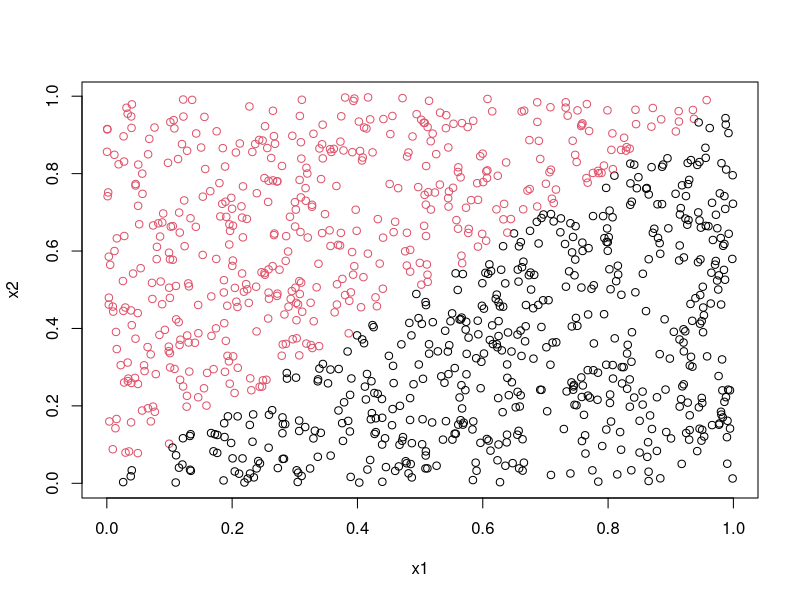
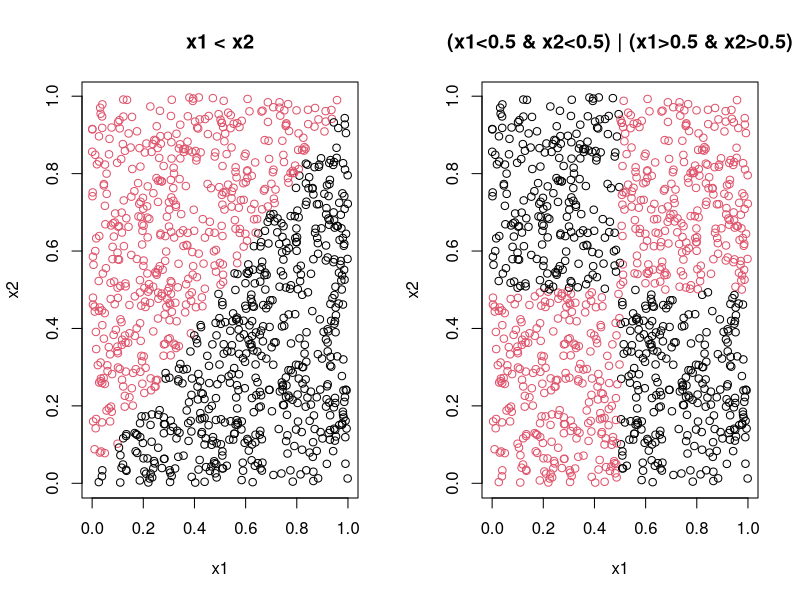

R code for these plots, in order: (Note: a time limit stopped this script after it produced the figures.)
## ---- chunk 1
knitr::opts_chunk$set(echo = TRUE)
## ---- chunk 2
library(randomForest)
library(gridExtra)
library(ggplot2)

# Training 
x1<-runif(100)
x2<-runif(100)
trdata<-cbind(x1,x2)
y<-as.numeric(x1<x2)
trlabels<-as.factor(y)

# Test
set.seed(1234)
x1<-runif(1000)
x2<-runif(1000)
tedata<-cbind(x1,x2)
y<-as.numeric(x1<x2)
telabels<-as.factor(y)
plot(x1,x2,col=(y+1))

# miss class function
missclass=function(X){
  n=sum(X)
  a = sum(diag(X))/n
  return(1-a)
}
## ---- chunk 3
# first dot
n = 1000

ms_error1 <- c()
ms_error10 <- c()
ms_error100 <- c()
for(i in 1:n){
  x1<-runif(100)
  x2<-runif(100)
  trdata<-cbind(x1,x2)
  y1<-as.numeric(x1<x2)
  trlabels<-as.factor(y1)
  df <- data.frame(x1, x2, trlabels)
  
  set.seed(1234)
  x1<-runif(1000)
  x2<-runif(1000)
  tedata<-cbind(x1,x2)
  y<-as.numeric(x1<x2)
  telabels<-as.factor(y)

  model1 <- randomForest(trlabels ~ x1 + x2, data = df, nodesize=25, keep.forest = TRUE,
                            ntree = 1)
  
  model2 <- randomForest(trlabels ~ x1 + x2, data = df, nodesize=25, keep.forest = TRUE,
                          ntree = 10)
  
  model3 <- randomForest(trlabels ~ x1 + x2, data = df, nodesize=25, keep.forest = TRUE,
                          ntree = 100)
  
  pred1 <- predict(model1, tedata)
  pred2 <- predict(model2, tedata)
  pred3 <- predict(model3, tedata)

  confusion_matrix_1 = table(y, pred1)
  confusion_matrix_10 = table(y, pred2)
  confusion_matrix_100 = table(y, pred3)
  
  ms_error1 <- append(ms_error1, missclass(confusion_matrix_1))
  ms_error10 <- append(ms_error10, missclass(confusion_matrix_10))
  ms_error100 <- append(ms_error100, missclass(confusion_matrix_100))
  
}
## ---- chunk 4

df = data.frame(mean=c(mean(ms_error1), mean(ms_error10), mean(ms_error100)),
                variance=c(var(ms_error1), var(ms_error10), var(ms_error100)))
rownames(df) <- c("K = 1", "K = 10", "K = 100")
knitr::kable(df)
## ---- chunk 5
set.seed(1234)
x1<-runif(1000)
x2<-runif(1000)
tedata<-cbind(x1,x2)
y<-as.numeric(x1 < 0.5)
telabels<-as.factor(y)

n = 1000

ms2_error1 <- c()
ms2_error10 <- c()
ms2_error100 <- c()
for(i in 1:n){
  x1<-runif(100)
  x2<-runif(100)
  trdata<-cbind(x1,x2)
  y1<-as.numeric(x1 < 0.5)
  trlabels<-as.factor(y1)
  df <- data.frame(x1, x2, trlabels)
  

  model1 <- randomForest(trlabels ~ x1 + x2, data = df, nodesize=25, keep.forest = TRUE,
                         ntree = 1)
  
  model2 <- randomForest(trlabels ~ x1 + x2, data = df, nodesize=25, keep.forest = TRUE,
                         ntree = 10)
  
  model3 <- randomForest(trlabels ~ x1 + x2, data = df, nodesize=25, keep.forest = TRUE,
                         ntree = 100)
  
  pred1 <- predict(model1, tedata)
  pred2 <- predict(model2, tedata)
  pred3 <- predict(model3, tedata)
  
  confusion_matrix_1 = table(telabels, pred1)
  confusion_matrix_10 = table(telabels, pred2)
  confusion_matrix_100 = table(telabels, pred3)
  
  ms2_error1 <- append(ms2_error1, missclass(confusion_matrix_1))
  ms2_error10 <- append(ms2_error10, missclass(confusion_matrix_10))
  ms2_error100 <- append(ms2_error100, missclass(confusion_matrix_100))
}
## ---- chunk 6
df = data.frame(mean=c(mean(ms2_error1), mean(ms2_error10), mean(ms2_error100)),
                variance=c(var(ms2_error1), var(ms2_error10), var(ms2_error100)))
rownames(df) <- c("K = 1", "K = 10", "K = 100")
knitr::kable(df)
## ---- chunk 7
set.seed(1234)
x1<-runif(1000)
x2<-runif(1000)
tedata<-cbind(x1,x2)
y<-as.numeric((x1<0.5 & x2<0.5) | (x1>0.5 & x2>0.5))
telabels<-as.factor(y)

n = 1000

ms3_error1 <- c()
ms3_error10 <- c()
ms3_error100 <- c()
for(i in 1:n){
  x1<-runif(100)
  x2<-runif(100)
  trdata<-cbind(x1,x2)
  y1<-as.numeric ((x1<0.5 & x2<0.5) | (x1>0.5 & x2>0.5)) 
  trlabels<-as.factor(y1)
  df <- data.frame(x1, x2, trlabels)
  
  model1 <- randomForest(trlabels ~ x1 + x2, data = df, nodesize=12, keep.forest = TRUE,
                         ntree = 1)
  
  model2 <- randomForest(trlabels ~ x1 + x2, data = df, nodesize=12, keep.forest = TRUE,
                         ntree = 10)
  
  model3 <- randomForest(trlabels ~ x1 + x2, data = df, nodesize=12, keep.forest = TRUE,
                         ntree = 100)
  
  pred1 <- predict(model1, tedata)
  pred2 <- predict(model2, tedata)
  pred3 <- predict(model3, tedata)
  
  confusion_matrix_1 = table(y, pred1)
  confusion_matrix_10 = table(y, pred2)
  confusion_matrix_100 = table(y, pred3)
  
  ms3_error1 <- append(ms3_error1, missclass(confusion_matrix_1))
  ms3_error10 <- append(ms3_error10, missclass(confusion_matrix_10))
  ms3_error100 <- append(ms3_error100, missclass(confusion_matrix_100))
}
## ---- chunk 8
df = data.frame(mean=c(mean(ms3_error1), mean(ms3_error10), mean(ms3_error100)),
                variance=c(var(ms3_error1), var(ms3_error10), var(ms3_error100)))
rownames(df) <- c("K = 1", "K = 10", "K = 100")
knitr::kable(df)
## ---- chunk 9
par(mfrow=c(1,2))

# Visualazing test dataset 1
set.seed(1234)
x1<-runif(1000)
x2<-runif(1000)
tedata<-cbind(x1,x2)
y<-as.numeric(x1<x2)
telabels<-as.factor(y)
plot(x1,x2,col=(y+1), main = "x1 < x2")

# Visualazing test dataset 3
set.seed(1234)
x1 <- runif(1000)
x2 <- runif(1000)
tedata <- cbind(x1,x2)
y <- as.numeric((x1<0.5 & x2<0.5) | (x1>0.5 & x2>0.5))
telabels <- as.factor(y)
plot(x1,x2,col=(y+1), main = "(x1<0.5 & x2<0.5) | (x1>0.5 & x2>0.5)")


## ---- chunk 10
for (m_values in 2:4){
  set.seed(1234567890)
  max_it <- 100 # max number of EM iterations
  min_change <- 0.1 # min change in log lik between two consecutive iterations
  n=1000 # number of training points
  D=10 # number of dimensions
  x <- matrix(nrow=n, ncol=D) # training data
  true_pi <- vector(length = 3) # true mixing coefficients
  true_mu <- matrix(nrow=3, ncol=D) # true conditional distributions
  true_pi=c(1/3, 1/3, 1/3)
  true_mu[1,]=c(0.5,0.6,0.4,0.7,0.3,0.8,0.2,0.9,0.1,1)
  true_mu[2,]=c(0.5,0.4,0.6,0.3,0.7,0.2,0.8,0.1,0.9,0)
  true_mu[3,]=c(0.5,0.5,0.5,0.5,0.5,0.5,0.5,0.5,0.5,0.5)
  # plot(true_mu[1,], type="o", col="blue", ylim=c(0,1))
  # points(true_mu[2,], type="o", col="red")
  # points(true_mu[3,], type="o", col="green")
  # Producing the training data
  for(i in 1:n) {
    m <- sample(1:3,1,prob=true_pi)
    for(d in 1:D) {
      x[i,d] <- rbinom(1,1,true_mu[m,d])
    }
  }
  M=m_values # number of clusters
  w <- matrix(nrow=n, ncol=M) # weights
  pi <- vector(length = M) # mixing coefficients
  mu <- matrix(nrow=M, ncol=D) # conditional distributions
  llik <- vector(length = max_it) # log likelihood of the EM iterations
  # Random initialization of the parameters
  pi <- runif(M,0.49,0.51)
  pi <- pi / sum(pi)
  for(m in 1:M) {
    mu[m,] <- runif(D,0.49,0.51)
  }
  pi
  mu

  for(it in 1:max_it) {
    Sys.sleep(0.5)
    # E-step: Computation of the weights
    for (N in 1:n){
      px = c()
      for (m in 1:M){
        bern = 1
        for (d in 1:D){
          bern = bern * (mu[m,d]**x[N,d])*((1-mu[m,d])**(1-x[N,d]))
        }
        px[m]= (pi[m] * bern)
      }
      for (m in 1:M){
        w[N,m] = px[m]/sum(px) 
      }
    }
    #Log likelihood computation.
    difference = 0
    for (N in 1:n){
      logpx = c()
      for (m in 1:M){
        logbern = 0
        for (d in 1:D){
          logbern = logbern + x[N,d]*log(mu[m,d])+(1-x[N,d])*log(1-mu[m,d])
        }
        logpx[m]= log(pi[m]) + logbern
        difference = difference + w[N,m]*logpx[m]
      }
    }
    llik[it] = difference
    #cat("iteration: ", it, "log likelihood: ", llik[it], "\n")
    #flush.console()
    # Stop if the lok likelihood has not changed significantly
    if(it > 1){
      if((llik[it] - llik[it - 1]) <= min_change){
        break
      }
    }
    #M-step: ML parameter estimation from the data and weights
    mu <- t(w) %*% x/colSums(w)
    # Pi calulcation
    pi <- colSums(w) / nrow(x)
  }
  
  if(M==2){
    df_mu = data.frame(mu[1,],mu[2,],1:D)
    df_llik = data.frame(1:it,llik[1:it])
    colnames(df_mu) =c("mu_1","mu_2","Dimensions")
    colnames(df_llik) = c("Iterations","llik_iterations")
    p_1 = ggplot(df_mu, aes(x=Dimensions))+
      geom_line(aes(y=mu_1),color="red")+
      geom_line(aes(y=mu_2),color="blue")+
      ylab("Mu")+ggtitle("Mu for M=2")
    
    pl_1 = ggplot(df_llik, aes(x=Iterations))+
      geom_line(aes(y=llik_iterations))+
      ylab("Loglikelihood")+ggtitle("M=2")
  }
  else if(M==3){
    df_mu = data.frame(mu[1,],mu[2,],mu[3,],1:D)
    df_llik = data.frame(1:it,llik[1:it])
    colnames(df_mu) =c("mu_1","mu_2","mu_3","Dimensions")
    colnames(df_llik) = c("Iterations","llik_iterations")
    p_2 = ggplot(df_mu, aes(x=Dimensions))+
      geom_line(aes(y=mu_1),color="red")+
      geom_line(aes(y=mu_2),color="blue")+
      geom_line(aes(y=mu_3))+
      ylab("Mu")+ggtitle("Mu for M=3")
    
    pl_2 = ggplot(df_llik, aes(x=Iterations))+
      geom_line(aes(y=llik_iterations))+
      ylab("Loglikelihood")+ggtitle("M=3")
    
  }
  else if(M==4){
    df_mu = data.frame(mu[1,],mu[2,],mu[3,],mu[4,],1:D)
    df_llik = data.frame(1:it,llik[1:it])
    colnames(df_mu) =c("mu_1","mu_2","mu_3","mu_4","Dimensions")
    colnames(df_llik) = c("Iterations","llik_iterations")
    p_3 = ggplot(df_mu, aes(x=Dimensions))+
      geom_line(aes(y=mu_1),color="red")+
      geom_line(aes(y=mu_2),color="blue")+
      geom_line(aes(y=mu_3))+
      geom_line(aes(y=mu_4),color="cyan")+
      ylab("Mu")+ggtitle("Mu for M=4")
    
    pl_3 = ggplot(df_llik, aes(x=Iterations))+
      geom_line(aes(y=llik_iterations))+
      ylab("Loglikelihood")+ggtitle("M=4")
    
  }
  df_true_mu = data.frame(true_mu[1,],true_mu[2,],true_mu[3,],1:D)
  colnames(df_true_mu) =c("mu_1","mu_2","mu_3","Dimensions")
  p_true = ggplot(df_true_mu, aes(x=Dimensions))+
      geom_line(aes(y=mu_1),color="red")+
      geom_line(aes(y=mu_2),color="blue")+
      geom_line(aes(y=mu_3))+
      ylab("Mu")+ggtitle("True Mu")

}
grid.arrange(p_1, p_2,p_3, ncol=3)
grid.arrange(pl_1, pl_2,pl_3, ncol=3)
p_true
